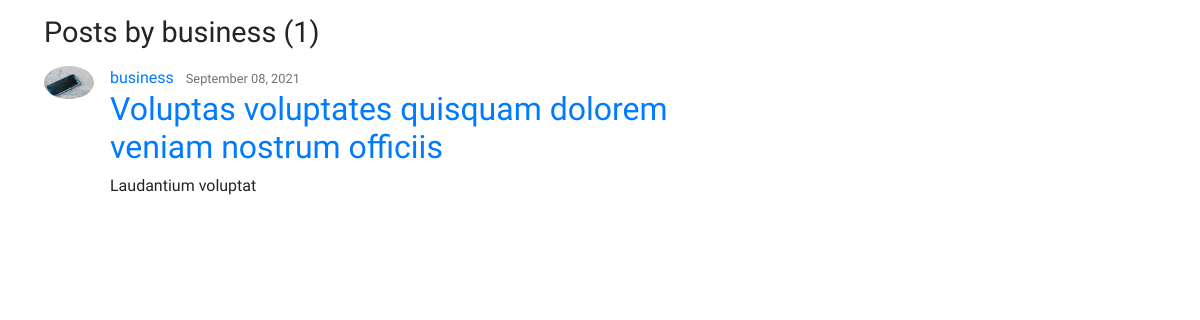
The page /user/business on the database as committed earlier.
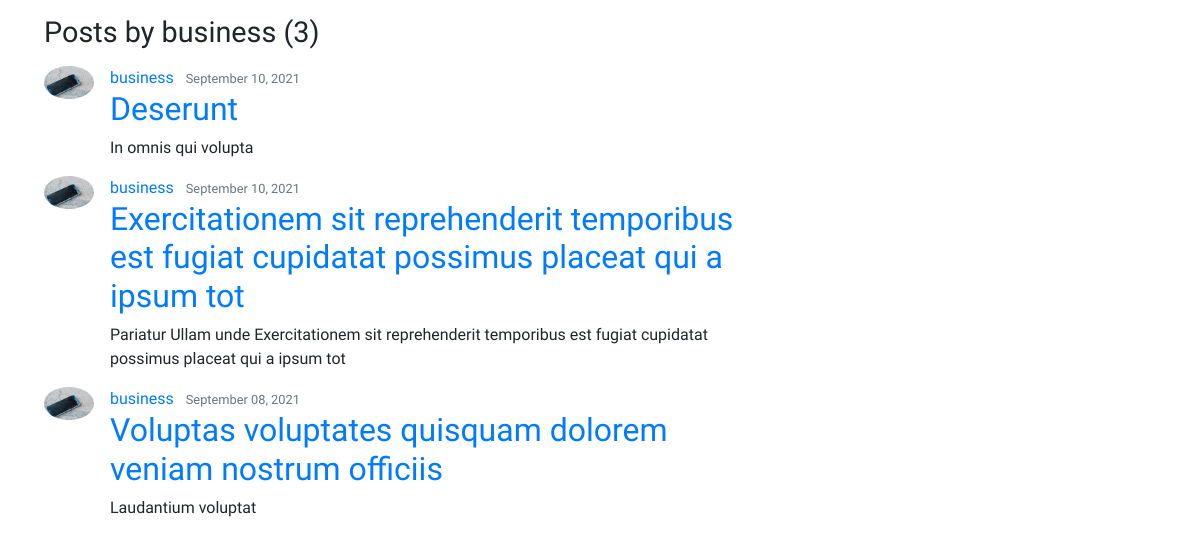
The same page on the database as committed later.
### blog/models.py (models this page shows, shortened)
class Post(models.Model):
    title = models.CharField(max_length=100)
    content = models.TextField()
    date_posted = models.DateTimeField(default=timezone.now)
    author = models.ForeignKey(User, on_delete=models.CASCADE)

### users/models.py (models this page shows, shortened)
class Profile(models.Model):
    user = models.OneToOneField(User, on_delete=models.CASCADE)
    image = models.ImageField(default='default.jpg', upload_to='profile_pics')

### blog/views.py (the view)
# urls.py: path('user/<str:username>', UserPostListView.as_view(), name='user-posts'),
class UserPostListView(ListView):
    model = Post
    template_name = 'blog/user_posts.html'  # <app>/<model>_<viewtype>.html
    context_object_name = 'posts'
    paginate_by = 5
    def get_queryset(self):
        user = get_object_or_404(User, username=self.kwargs.get('username'))
        return Post.objects.filter(author=user).order_by('-date_posted')

### blog/templates/blog/user_posts.html (shortened to what this page needs)
{% extends "earn/base2.html" %}
{% load static %}
{% block content %}
    <h1 class="mb-3">Posts by {{ view.kwargs.username }} ({{ page_obj.paginator.count }})</h1>
    {% for post in posts %}
        <article class="media content-section">
          <div class="image">
            <img src="{{post.author.profile.image.url}}" alt="User Avatar" class="img-size-50 img-circle mr-3">
          </div>
          <div class="media-body">
            <div class="article-metadata">
              <a class="mr-2" href="{% url 'user-posts' post.author.username %}">{{ post.author }}</a>
              <small class="text-muted">{{ post.date_posted|date:"F d, Y" }}</small>
            </div>
            <h2><a class="article-title" href="{% url 'post-detail' post.id %}">{{ post.title }}</a></h2>
            <p class="article-content">{{ post.content }}</p>
          </div>
        </article>
    {% endfor %}
{% endblock content %}

### earn/templates/earn/base2.html (shortened to what this page needs)
{% load static %}
<!DOCTYPE html>
<html lang="en">
<head>
<link rel="stylesheet" href="https://maxcdn.bootstrapcdn.com/bootstrap/4.0.0/css/bootstrap.min.css">
  <link rel="stylesheet" href="{% static '/plugins/fontawesome-free/css/all.min.css' %}">
  <link rel="stylesheet" href="{% static '/dist/css/adminlte.css' %}">
</head>
<body class="hold-transition sidebar-mini">
<div class="content">
  <div class="content-edited">
    <div class="content-header">
<div>
</body>
</html>
{% block content %} {% endblock content %}

### earn/templates/earn/base2.html (style rules this page uses)
.content-edited { width: 20cm; padding-left: 3%; }

Rows that differ between the two databases and show on the page:
added Post: author.profile.image (picture), author "business", date_posted "September 10, 2021", title "Deserunt", content "In omnis qui volupta"
added Post: author.profile.image (picture), author "business", date_posted "September 10, 2021", title "Exercitationem sit reprehenderit temporibus est fugiat cupidatat possimus placeat qui a ipsum tot", content "Pariatur Ullam unde Exercitationem sit reprehenderit temporibus est fugiat cupidatat possimus placeat qui a ipsum tot"
Other text that changed with them:
{{ page_obj.paginator.count }}: "1" → "3"
